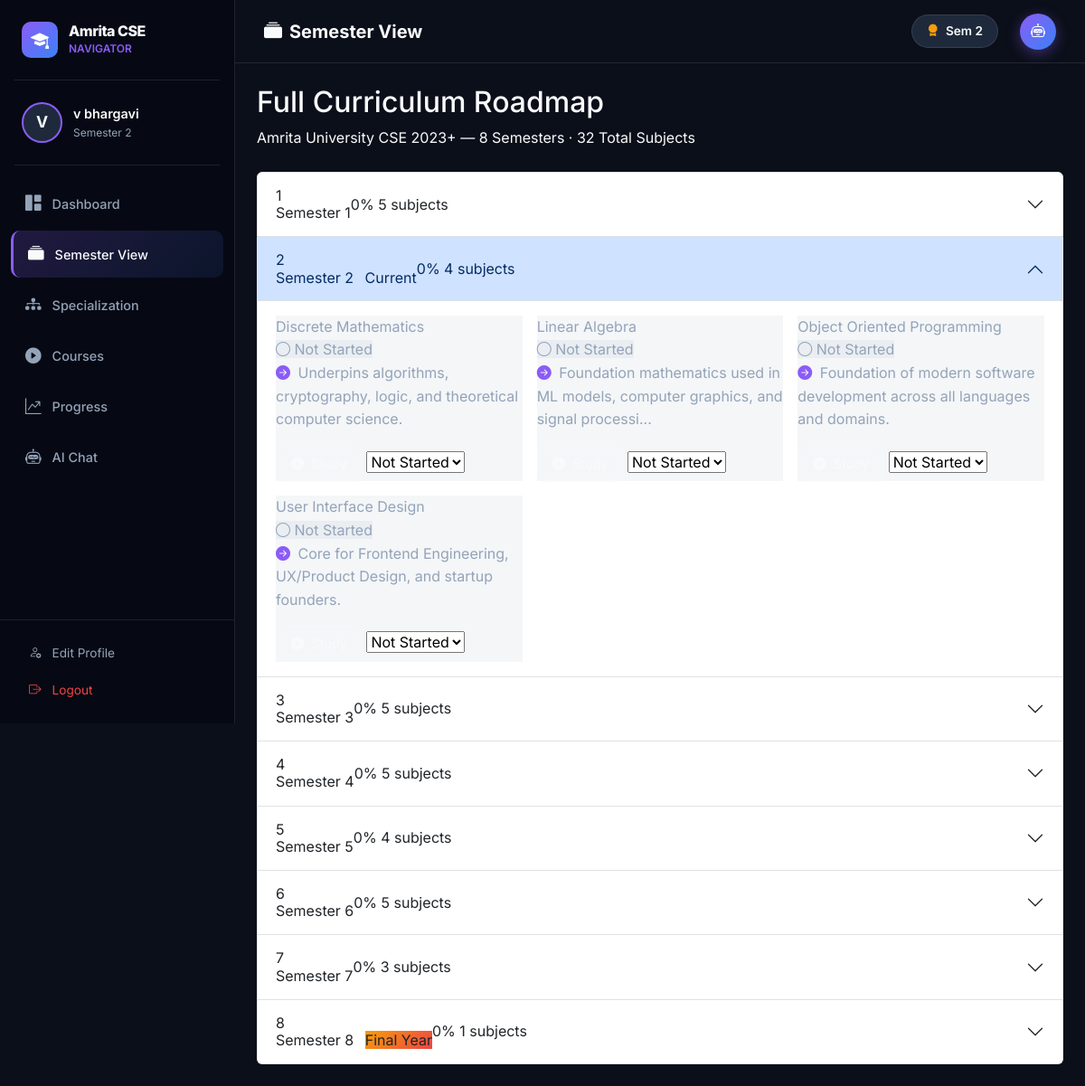
The app's page /semester (signed in) with its own data.
### models.py (models this page shows, shortened)
class User(db.Model):
    __tablename__ = "users"
    id = db.Column(db.Integer, primary_key=True)
    name = db.Column(db.String(120), nullable=False)
    semester = db.Column(db.Integer, nullable=False, default=1)
    cgpa = db.Column(db.Float, nullable=True)
    coding_level = db.Column(db.String(50), default="Beginner")
    career_goal_desc = db.Column(db.Text, nullable=True)
    specialization = db.Column(db.String(50), default="Product-Based Companies")
    progress = db.relationship("Progress", backref="user", lazy=True, cascade="all, delete-orphan")
    chat_history = db.relationship("ChatHistory", backref="user", lazy=True, cascade="all, delete-orphan")
    def to_dict(self):
        return {
            "id": self.id,
            "name": self.name,
            "semester": self.semester,
            "cgpa": self.cgpa,
            "coding_level": self.coding_level,
            "career_goal_desc": self.career_goal_desc,
            "specialization": self.specialization,
        }

class Subject(db.Model):
    __tablename__ = "subjects"
    id = db.Column(db.Integer, primary_key=True)
    semester = db.Column(db.Integer, nullable=False)
    subject_name = db.Column(db.String(200), nullable=False)
    career_relevance = db.Column(db.Text, nullable=True)
    progress = db.relationship("Progress", backref="subject", lazy=True)

### app.py (the view)
@app.route("/semester")
def semester():
    user = get_current_user()
    if not user:
        return redirect(url_for("profile"))
    all_data = {}
    total_subjects_count = 0
    for sem in range(1, 9):
        subjects = Subject.query.filter_by(semester=sem).all()
        total_subjects_count += len(subjects)
        sub_list = []
        for s in subjects:
            prog = Progress.query.filter_by(user_id=user.id, subject_id=s.id).first()
            sub_list.append({
                "subject": s,
                "status": prog.status if prog else "Not Started",
            })
        all_data[sem] = sub_list
    return render_template("semester.html", user=user, all_data=all_data,
                           total_subjects_count=total_subjects_count,
                           curriculum=CURRICULUM)

### app.py (called while the page is built)
def get_current_user():
    user_id = session.get("user_id")
    if user_id:
        return User.query.get(user_id)
    return None

### templates/semester.html (shortened to what this page needs)
{% extends "base.html" %}
{% set current_user = user %}
{% block page_title %}<i class="bi bi-collection-fill me-2"></i>Semester View{% endblock %}
{% block content %}
<div class="page-header mb-4 animate-fadeInUp">
    <h2 class="page-title">Full Curriculum Roadmap</h2>
    <p class="page-subtitle">Amrita University CSE 2023+ — 8 Semesters · {{ total_subjects_count }} Total Subjects</p>
</div>
<div class="accordion semester-accordion" id="semesterAccordion">
    {% for sem in range(1, 9) %}
    {% set sem_subjects = all_data.get(sem, []) %}
    {% set is_current = (sem == user.semester) %}
    {% set stats = progress_stats.by_semester.get(sem, {}) if progress_stats is defined else {} %}
    {% set pct = stats.get('pct', 0) if stats else 0 %}
    <div class="accordion-item semester-accordion-item {% if is_current %}current-sem{% endif %} animate-fadeInUp"
        style="--anim-delay: {{ loop.index0 * 0.05 }}s; animation-delay: var(--anim-delay);">
        <h2 class="accordion-header" id="semHead{{ sem }}">
            <button class="accordion-button semester-accordion-btn {% if not is_current %}collapsed{% endif %}"
                type="button" data-bs-toggle="collapse" data-bs-target="#semCollapse{{ sem }}"
                aria-expanded="{{ 'true' if is_current else 'false' }}">
                <div class="sem-btn-left">
                    <div class="sem-number-badge {% if is_current %}current{% endif %}">{{ sem }}</div>
                    <div>
                        <span class="sem-title">Semester {{ sem }}</span>
                        {% if is_current %}<span class="current-tag ms-2">Current</span>{% endif %}
                        {% if sem == 8 %}<span class="current-tag ms-2"
                            style="background:linear-gradient(135deg,#f59e0b,#ef4444)">Final Year</span>{% endif %}
                    </div>
                </div>
                <div class="sem-btn-right">
                    <span class="sem-pct-label">{{ pct }}%</span>
                    <span class="sem-count-badge">{{ sem_subjects|length }} subjects</span>
                </div>
            </button>
        </h2>
        <div id="semCollapse{{ sem }}" class="accordion-collapse collapse {% if is_current %}show{% endif %}"
            data-bs-parent="#semesterAccordion">
            <div class="accordion-body sem-accordion-body">
                <div class="row g-3">
                    {% for item in sem_subjects %}
                    {% set s = item.subject %}
                    {% set status = item.status or 'Not Started' %}
                    <div class="col-md-6 col-lg-4">
                        <div class="subject-card-flat status-{{ status.lower().replace(' ', '-') }}">
                            <div class="subject-card-top">
                                <div class="subject-card-name">{{ s.subject_name }}</div>
                                <span class="status-pill status-{{ status.lower().replace(' ', '-') }}">
                                    {% if status == 'Completed' %}<i class="bi bi-check-circle-fill"></i>
                                    {% elif status == 'In Progress' %}<i class="bi bi-clock-fill"></i>
                                    {% else %}<i class="bi bi-circle"></i>{% endif %}
                                    {{ status }}
                                </span>
                            </div>
                            <p class="subject-card-career">
                                <i class="bi bi-arrow-right-circle-fill me-1" style="color:var(--accent-purple)"></i>
                                {{ s.career_relevance[:80] if s.career_relevance else '' }}{% if s.career_relevance and
                                s.career_relevance|length > 80 %}...{% endif %}
                            </p>
                            <div class="subject-card-actions">
                                <a href="{{ url_for('subject_detail', subject_id=s.id) }}" class="btn btn-glass btn-xs">
                                    <i class="bi bi-play-circle-fill me-1"></i> Study
                                </a>
                                <select class="progress-select-mini" data-subject-id="{{ s.id }}"
                                    id="progress-{{ s.id }}">
                                    <option {% if status=='Not Started' %}selected{% endif %}>Not Started</option>
                                </select>
                            </div>
                        </div>
                    </div>
                    {% endfor %}
                </div>
            </div>
        </div>
    </div>
    {% endfor %}
</div>
{% endblock %}

### templates/base.html (shortened to what this page needs)
<!DOCTYPE html>
<html lang="en">
<head>
    <link href="https://cdn.jsdelivr.net/npm/bootstrap@5.3.0/dist/css/bootstrap.min.css" rel="stylesheet">
    <link href="https://cdn.jsdelivr.net/npm/bootstrap-icons@1.11.0/font/bootstrap-icons.css" rel="stylesheet">
    <link href="{{ url_for('static', filename='css/style.css') }}" rel="stylesheet">
</head>
<body>
    {% if session.get('user_id') %}
    <nav class="sidebar" id="sidebar">
        <div class="sidebar-header">
            <div class="sidebar-brand">
                <div class="brand-icon">
                    <i class="bi bi-mortarboard-fill"></i>
                </div>
                <div class="brand-text">
                    <span class="brand-name">Amrita CSE</span>
                    <span class="brand-sub">Navigator</span>
                </div>
            </div>
        </div>
        <div class="sidebar-divider"></div>
        {% if current_user %}
        <div class="sidebar-user">
            <div class="user-avatar">{{ current_user.name[0].upper() }}</div>
            <div class="user-info">
                <span class="user-name">{{ current_user.name }}</span>
                <span class="user-sem">Semester {{ current_user.semester }}</span>
            </div>
        </div>
        <div class="sidebar-divider"></div>
        {% endif %}
        <ul class="sidebar-nav">
            <li class="nav-item">
                <a href="{{ url_for('dashboard') }}"
                    class="nav-link {% if request.endpoint == 'dashboard' %}active{% endif %}">
                    <i class="bi bi-grid-1x2-fill"></i>
                    <span>Dashboard</span>
                </a>
            </li>
            <li class="nav-item">
                <a href="{{ url_for('semester') }}"
                    class="nav-link {% if request.endpoint == 'semester' %}active{% endif %}">
                    <i class="bi bi-collection-fill"></i>
                    <span>Semester View</span>
                </a>
            </li>
            <li class="nav-item">
                <a href="{{ url_for('specialization') }}"
                    class="nav-link {% if request.endpoint == 'specialization' %}active{% endif %}">
                    <i class="bi bi-diagram-3-fill"></i>
                    <span>Specialization</span>
                </a>
            </li>
            <li class="nav-item">
                <a href="{{ url_for('courses') }}"
                    class="nav-link {% if request.endpoint in ('courses', 'subject_detail') %}active{% endif %}">
                    <i class="bi bi-play-circle-fill"></i>
                    <span>Courses</span>
                </a>
            </li>
            <li class="nav-item">
                <a href="{{ url_for('progress') }}"
                    class="nav-link {% if request.endpoint == 'progress' %}active{% endif %}">
                    <i class="bi bi-graph-up-arrow"></i>
                    <span>Progress</span>
                </a>
            </li>
            <li class="nav-item">
                <a href="{{ url_for('chat') }}" class="nav-link {% if request.endpoint == 'chat' %}active{% endif %}">
                    <i class="bi bi-robot"></i>
                    <span>AI Chat</span>
                </a>
            </li>
        </ul>
        <div class="sidebar-footer">
            <a href="{{ url_for('profile') }}" class="nav-link-footer">
                <i class="bi bi-person-gear"></i> Edit Profile
            </a>
            <a href="{{ url_for('logout') }}" class="nav-link-footer text-danger-light">
                <i class="bi bi-box-arrow-right"></i> Logout
            </a>
        </div>
    </nav>
    <div class="main-wrapper">
        <header class="topbar">
            <div class="topbar-title">{% block page_title %}{% endblock %}</div>
            <div class="topbar-right">
                {% if current_user %}
                <div class="topbar-badge">
                    <i class="bi bi-award-fill me-1" style="color: var(--accent-gold)"></i>
                    Sem {{ current_user.semester }}
                </div>
                {% endif %}
                <a href="{{ url_for('chat') }}" class="ai-chat-btn" title="AI Chat">
                    <i class="bi bi-robot"></i>
                </a>
            </div>
        </header>
        <main class="content-area">
            {% block content %}{% endblock %}
        </main>
    </div>
    {% endif %}
</body>
</html>

### records on screen
User: name "V", name "v bhargavi", semester "2"
Subject: subject_name "Discrete Mathematics", career_relevance "Underpins algorithms, cryptography, logic, and theoretical computer science.", id "Not Started"
Subject: subject_name "Linear Algebra", career_relevance "Foundation mathematics used in ML models, computer graphics, and signal processi", id "Not Started"
Subject: subject_name "Object Oriented Programming", career_relevance "Foundation of modern software development across all languages and domains.", id "Not Started"
Subject: subject_name "User Interface Design", career_relevance "Core for Frontend Engineering, UX/Product Design, and startup founders.", id "Not Started"

### other values on screen
{{ total_subjects_count }} "32"
{{ sem }} "1" "2" "3" "4" "5" "6" "7" "8"
{{ pct }} "0" "0" "0" "0" "0" "0" "0" "0"
{{ sem_subjects|length }} "5" "4" "5" "5" "4" "5" "3" "1"
{{ status }} "Not Started" "Not Started" "Not Started" "Not Started"
